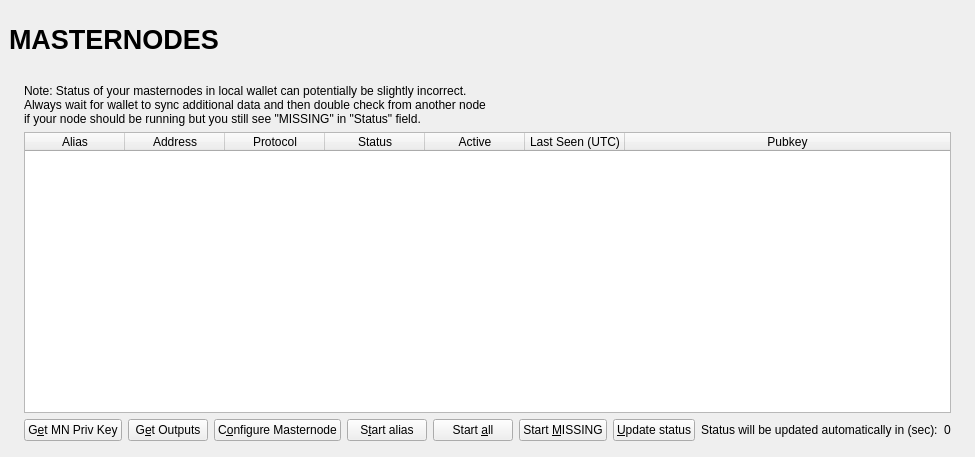
<?xml version="1.0" encoding="UTF-8"?>
<ui version="4.0">
 <class>MasternodeList</class>
 <widget class="QWidget" name="MasternodeList">
  <property name="geometry">
   <rect>
    <x>0</x>
    <y>0</y>
    <width>723</width>
    <height>457</height>
   </rect>
  </property>
  <property name="windowTitle">
   <string>Form</string>
  </property>
  <layout class="QVBoxLayout" name="topLayout" stretch="0">
   <property name="leftMargin">
    <number>9</number>
   </property>
   <property name="topMargin">
    <number>9</number>
   </property>
   <property name="rightMargin">
    <number>9</number>
   </property>
   <property name="bottomMargin">
    <number>9</number>
   </property>
   <item>
    <layout class="QVBoxLayout" name="verticalLayout_Master" stretch="0,1">
     <property name="spacing">
      <number>0</number>
     </property>
     <item>
      <widget class="QFrame" name="frame_Header">
       <layout class="QVBoxLayout" name="verticalLayout_4">
        <property name="leftMargin">
         <number>0</number>
        </property>
        <property name="topMargin">
         <number>0</number>
        </property>
        <property name="rightMargin">
         <number>0</number>
        </property>
        <property name="bottomMargin">
         <number>0</number>
        </property>
        <item>
         <layout class="QHBoxLayout" name="horizontalLayout_Header" stretch="1,0,1">
          <item>
           <widget class="QLabel" name="labelOverviewHeaderLeft">
            <property name="minimumSize">
             <size>
              <width>464</width>
              <height>60</height>
             </size>
            </property>
            <property name="maximumSize">
             <size>
              <width>16777215</width>
              <height>60</height>
             </size>
            </property>
            <property name="font">
             <font>
              <pointsize>20</pointsize>
              <weight>75</weight>
              <bold>true</bold>
             </font>
            </property>
            <property name="text">
             <string>MASTERNODES</string>
            </property>
           </widget>
          </item>
          <item>
           <spacer name="horizontalSpacer">
            <property name="orientation">
             <enum>Qt::Horizontal</enum>
            </property>
            <property name="sizeHint" stdset="0">
             <size>
              <width>40</width>
              <height>20</height>
             </size>
            </property>
           </spacer>
          </item>
          <item>
           <widget class="QLabel" name="labelOverviewHeaderRight">
            <property name="minimumSize">
             <size>
              <width>464</width>
              <height>60</height>
             </size>
            </property>
            <property name="maximumSize">
             <size>
              <width>16777215</width>
              <height>60</height>
             </size>
            </property>
            <property name="font">
             <font>
              <pointsize>14</pointsize>
             </font>
            </property>
            <property name="text">
             <string/>
            </property>
            <property name="alignment">
             <set>Qt::AlignRight|Qt::AlignTrailing|Qt::AlignVCenter</set>
            </property>
           </widget>
          </item>
         </layout>
        </item>
       </layout>
      </widget>
     </item>
     <item>
      <widget class="QFrame" name="frame_BG">
       <layout class="QVBoxLayout" name="verticalLayout_3">
        <property name="leftMargin">
         <number>6</number>
        </property>
        <property name="topMargin">
         <number>6</number>
        </property>
        <property name="rightMargin">
         <number>6</number>
        </property>
        <property name="bottomMargin">
         <number>6</number>
        </property>
        <item>
         <widget class="QFrame" name="frame_Content">
          <layout class="QVBoxLayout" name="verticalLayout">
           <property name="spacing">
            <number>0</number>
           </property>
           <property name="leftMargin">
            <number>0</number>
           </property>
           <property name="topMargin">
            <number>0</number>
           </property>
           <property name="rightMargin">
            <number>0</number>
           </property>
           <property name="bottomMargin">
            <number>0</number>
           </property>
           <item>
            <layout class="QGridLayout" name="gridLayout_2">
             <property name="spacing">
              <number>2</number>
             </property>
             <item row="0" column="0">
              <widget class="QFrame" name="frameList">
               <layout class="QVBoxLayout" name="verticalLayout_2">
                <property name="bottomMargin">
                 <number>1</number>
                </property>
                <item>
                 <layout class="QHBoxLayout" name="horizontalLayout_note">
                  <property name="bottomMargin">
                   <number>0</number>
                  </property>
                  <item>
                   <widget class="QLabel" name="updateNote">
                    <property name="text">
                     <string>Note: Status of your masternodes in local wallet can potentially be slightly incorrect.&lt;br /&gt;Always wait for wallet to sync additional data and then double check from another node&lt;br /&gt;if your node should be running but you still see &quot;MISSING&quot; in &quot;Status&quot; field.</string>
                    </property>
                   </widget>
                  </item>
                 </layout>
                </item>
                <item>
                 <widget class="QTableWidget" name="tableWidgetMyMasternodes">
                  <property name="minimumSize">
                   <size>
                    <width>695</width>
                    <height>0</height>
                   </size>
                  </property>
                  <property name="palette">
                   <palette>
                    <active>
                     <colorrole role="Text">
                      <brush brushstyle="SolidPattern">
                       <color alpha="255">
                        <red>51</red>
                        <green>51</green>
                        <blue>51</blue>
                       </color>
                      </brush>
                     </colorrole>
                    </active>
                    <inactive>
                     <colorrole role="Text">
                      <brush brushstyle="SolidPattern">
                       <color alpha="255">
                        <red>51</red>
                        <green>51</green>
                        <blue>51</blue>
                       </color>
                      </brush>
                     </colorrole>
                    </inactive>
                    <disabled>
                     <colorrole role="Text">
                      <brush brushstyle="SolidPattern">
                       <color alpha="255">
                        <red>85</red>
                        <green>85</green>
                        <blue>85</blue>
                       </color>
                      </brush>
                     </colorrole>
                    </disabled>
                   </palette>
                  </property>
                  <property name="editTriggers">
                   <set>QAbstractItemView::NoEditTriggers</set>
                  </property>
                  <property name="alternatingRowColors">
                   <bool>true</bool>
                  </property>
                  <property name="selectionMode">
                   <enum>QAbstractItemView::SingleSelection</enum>
                  </property>
                  <property name="selectionBehavior">
                   <enum>QAbstractItemView::SelectRows</enum>
                  </property>
                  <property name="sortingEnabled">
                   <bool>true</bool>
                  </property>
                  <attribute name="horizontalHeaderStretchLastSection">
                   <bool>true</bool>
                  </attribute>
                  <column>
                   <property name="text">
                    <string>Alias</string>
                   </property>
                  </column>
                  <column>
                   <property name="text">
                    <string>Address</string>
                   </property>
                  </column>
                  <column>
                   <property name="text">
                    <string>Protocol</string>
                   </property>
                  </column>
                  <column>
                   <property name="text">
                    <string>Status</string>
                   </property>
                  </column>
                  <column>
                   <property name="text">
                    <string>Active</string>
                   </property>
                  </column>
                  <column>
                   <property name="text">
                    <string>Last Seen (UTC)</string>
                   </property>
                  </column>
                  <column>
                   <property name="text">
                    <string>Pubkey</string>
                   </property>
                  </column>
                 </widget>
                </item>
                <item>
                 <layout class="QHBoxLayout" name="horizontalLayout_5">
                  <property name="bottomMargin">
                   <number>0</number>
                  </property>
		  <item>
                   <widget class="QPushButton" name="getMNPrivKeyButton">
                    <property name="text">
                     <string>G&amp;et MN Priv Key</string>
                    </property>
                   </widget>
                  </item>
                  <item>
                   <widget class="QPushButton" name="getOutputsButton">
                    <property name="text">
                     <string>G&amp;et Outputs</string>
                    </property>
                   </widget>
                  </item>
                  <item>
                   <widget class="QPushButton" name="configureMasternodeButton">
                    <property name="text">
                     <string>C&amp;onfigure Masternode</string>
                    </property>
                   </widget>
                  </item>
                  <item>
                   <widget class="QPushButton" name="startButton">
                    <property name="text">
                     <string>S&amp;tart alias</string>
                    </property>
                   </widget>
                  </item>
                  <item>
                   <widget class="QPushButton" name="startAllButton">
                    <property name="text">
                     <string>Start &amp;all</string>
                    </property>
                   </widget>
                  </item>
                  <item>
                   <widget class="QPushButton" name="startMissingButton">
                    <property name="text">
                     <string>Start &amp;MISSING</string>
                    </property>
                   </widget>
                  </item>
                  <item>
                   <widget class="QPushButton" name="UpdateButton">
                    <property name="text">
                     <string>&amp;Update status</string>
                    </property>
                   </widget>
                  </item>
                  <item>
                   <widget class="QLabel" name="autoupdate_label">
                    <property name="text">
                     <string>Status will be updated automatically in (sec):</string>
                    </property>
                   </widget>
                  </item>
                  <item>
                   <widget class="QLabel" name="secondsLabel">
                    <property name="text">
                     <string>0</string>
                    </property>
                   </widget>
                  </item>
                  <item>
                   <spacer name="horizontalSpacer_5">
                    <property name="orientation">
                     <enum>Qt::Horizontal</enum>
                    </property>
                    <property name="sizeHint" stdset="0">
                     <size>
                      <width>40</width>
                      <height>20</height>
                     </size>
                    </property>
                   </spacer>
                  </item>
                 </layout>
                </item>
               </layout>
              </widget>
             </item>
            </layout>
           </item>
          </layout>
         </widget>
        </item>
       </layout>
      </widget>
     </item>
    </layout>
   </item>
  </layout>
 </widget>
 <resources/>
 <connections/>
</ui>
